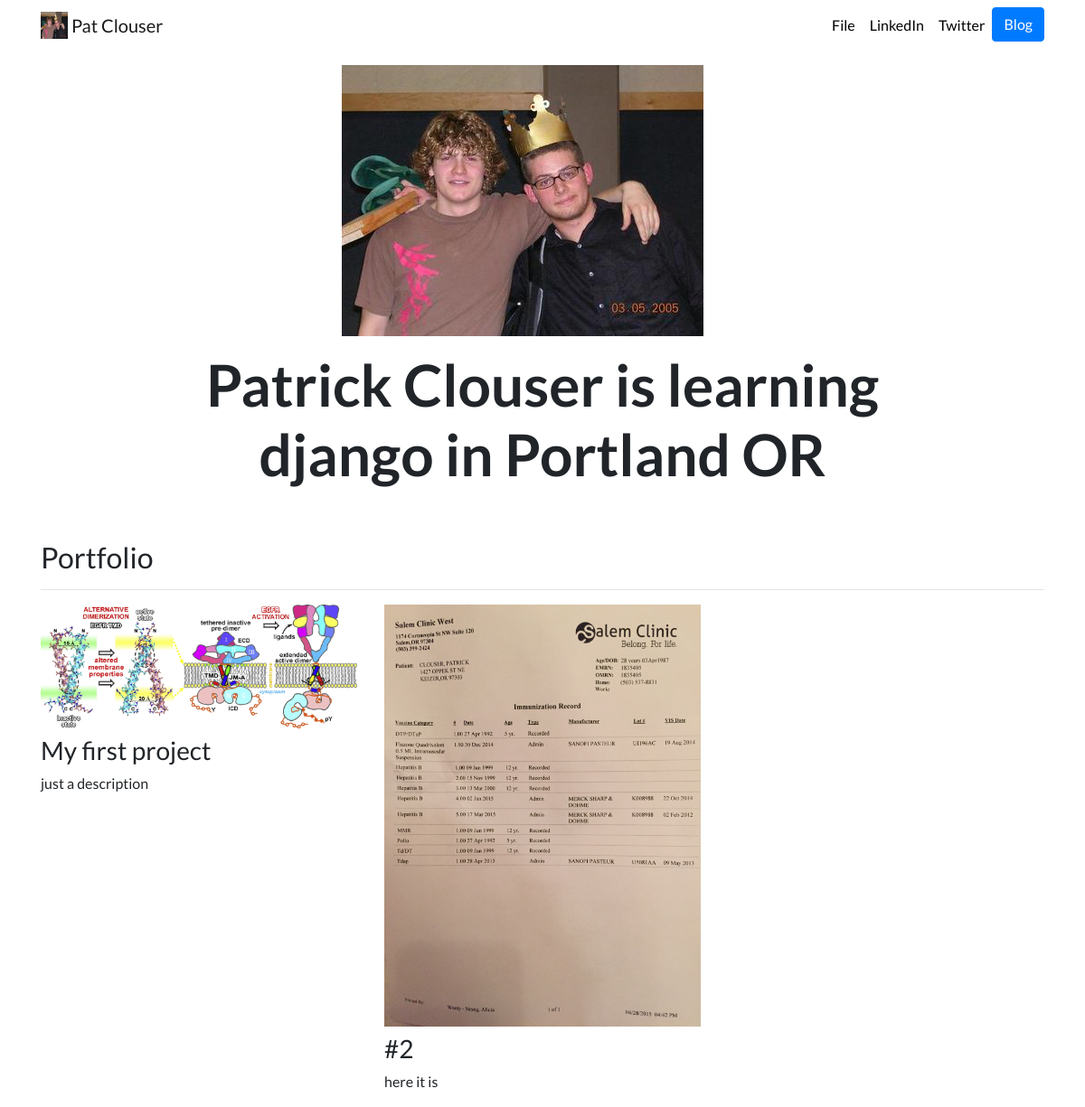
The page / on the database its author committed.
### portfolio/models.py (models this page shows, shortened)
class Project(models.Model):
    title = models.CharField(max_length=100)
    description = models.CharField(max_length=250)
    image = models.ImageField(upload_to='portfolio/images/')
    url = models.URLField(blank=True)

### portfolio/views.py (the view)
# urls.py: 2. Add a URL to urlpatterns:  path('', views.home, name='home')
def home(request):
    projects= Project.objects.all()
    return render(request, 'portfolio/home.html', {'projects':projects})

### portfolio/templates/portfolio/home.html
{% extends "portfolio/base.html" %}
{% load static %}
{% block content %}
<div class="row justify-content-center my-3">
  <div class="col-5">
    <img src="{% static 'portfolio/mrnewberg.jpg' %}" class="img-fluid">
  </div>
</div>
<div class="row justify-content-center mb-3">
  <div class="col-md-9 text-center">
    <h1 id="hometext" class="font-weight-bold">Patrick Clouser is learning django in Portland OR</h1>
  </div>
</div>
<h2 class="mt-5">Portfolio</h2>
<hr>
<div class="row">
  {% for project in projects %}
  <div class="col-lg-4 col-md-6">
    {% if project.url %}
    <a href="{{ project.url }}">
      <img src="{{ project.image.url }}" class="img-fluid mb-2">
    </a>
    {% else %}
    <img src="{{ project.image.url }}" class="img-fluid mb-2">
    {% endif %}
    <h3>{{ project.title }}</h3>
    <p>{{ project.description }}</p>
  </div>
  {% endfor %}
</div>
{% endblock %}

### portfolio/static/portfolio/custom.css (style rules this page uses)
body { font-family: 'Lato', sans-serif; }
@media (min-width: 992px) { #hometext { font-size: 4rem; } }

### rows shown on the page
Project: image (picture), title "My first project", description "just a description"
Project: image (picture), title "#2", description "here it is"
